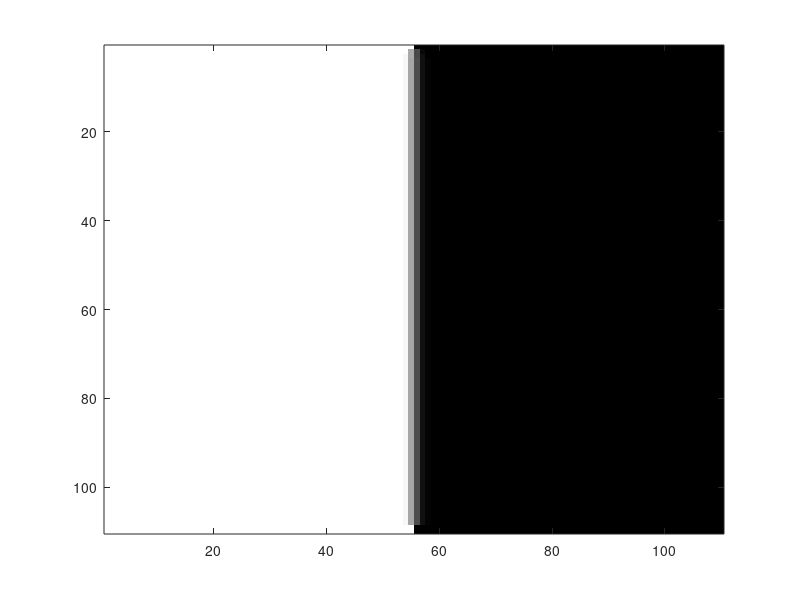
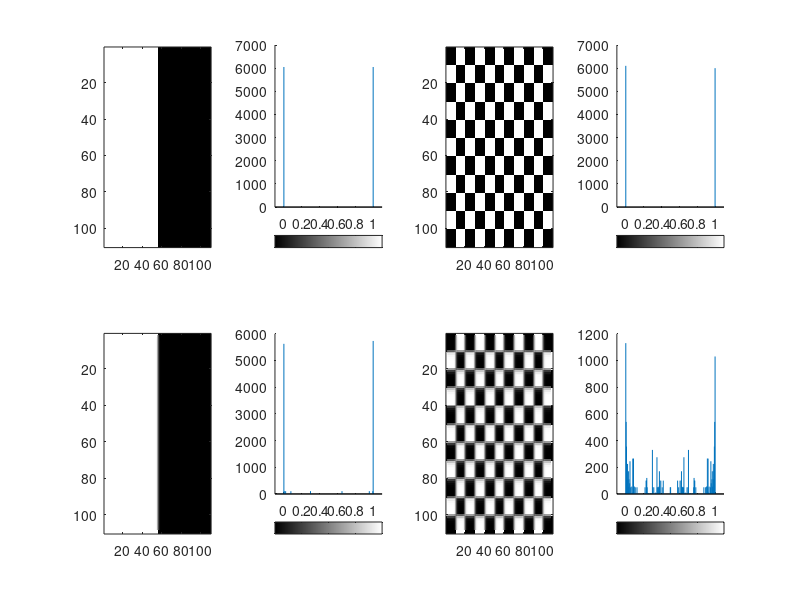

The MATLAB script that drew these images, in order:
% function Io = AverageFilter(I,w)
clear;clc;close all;
I = meshgrid(1:110,1:110);

I(1:110,1:110) = 0;
I(1:110,1:55) = 1; 

Ic = meshgrid(1:110,1:110);
Ic(1:110,1:110) = 0;

count = 1; 
for i = 1:10:size(I,1)
  for j = 1:10:size(I,2)
    if mod(count,2) ==0
      Ic(i:i+9,j:j+9) = 1;
      count = count + 1; 
    else
      Ic(i:i+9,j:j+9)=0; 
      count = count + 1; 
    end
  end
end

%% averaging 
Ic = double(Ic);
s = 9;
w = 1;
Ioc = Ic;
for k = 1:1
  for i = w+1:size(I,1)-w-1
    for j = w+1:size(I,2)-w-1
      n = Ioc(i-w:i+w,j-w:j+w);
      Ioc(i,j) = sum(sum(n))/s;
    end
  end
end

I = double(I);
s = 9;
w = 1;
Io = I;
for k = 1:1
  for i = w+1:size(I,1)-w-1
    for j = w+1:size(I,2)-w-1
      n = Io(i-w:i+w,j-w:j+w);
      Io(i,j) = sum(sum(n))/s;
    end
  end
end

imagesc(Io);colormap gray; 
figure(); 
%% plotting 
subplot(2,4,1);imagesc(I); colormap gray; 
subplot(2,4,2);imhist(I);colormap gray;xlim([-0.1,1.1]);
subplot(2,4,3);imagesc(Ic); colormap gray;
subplot(2,4,4);imhist(Ic);colormap gray;xlim([-0.1,1.1]);
subplot(2,4,5);imagesc(Io); colormap gray;
subplot(2,4,6);imhist(Io);colormap gray;xlim([-0.1,1.1]);
subplot(2,4,7);imagesc(Ioc); colormap gray;
subplot(2,4,8);imhist(Ioc);colormap gray;xlim([-0.1,1.1]);
